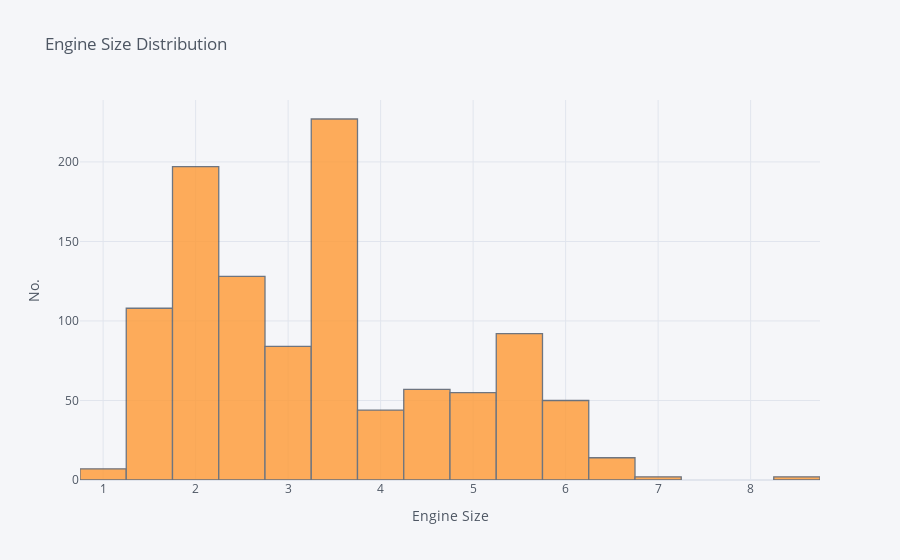

Notebook cell for this chart:
### Markdown cell above
# Data Visualization

### Code cell
co2_df['ENGINESIZE'].iplot(kind='hist',yTitle= 'No.', xTitle='Engine Size' ,title='Engine Size Distribution', bins=20)

### Figure 1 — Plotly figure (JSON) as saved in the notebook; plotly's stock layout.template omitted (floating-point values rounded to 4 significant figures; data arrays with more than 128 entries replaced by an {"elided": "..."} marker saying what was removed)
{"data": [{"histfunc": "count", "histnorm": "", "marker": {"color": "rgba(255, 153, 51, 1.0)", "line": {"color": "#4D5663", "width": 1.3}}, "name": "ENGINESIZE", "nbinsx": 20, "opacity": 0.8, "orientation": "v", "type": "histogram", "x": {"elided": "1067 float values"}}], "layout": {"barmode": "overlay", "legend": {"bgcolor": "#F5F6F9", "font": {"color": "#4D5663"}}, "paper_bgcolor": "#F5F6F9", "plot_bgcolor": "#F5F6F9", "title": {"font": {"color": "#4D5663"}, "text": "Engine Size Distribution"}, "xaxis": {"gridcolor": "#E1E5ED", "showgrid": true, "tickfont": {"color": "#4D5663"}, "title": {"font": {"color": "#4D5663"}, "text": "Engine Size"}, "zerolinecolor": "#E1E5ED"}, "yaxis": {"gridcolor": "#E1E5ED", "showgrid": true, "tickfont": {"color": "#4D5663"}, "title": {"font": {"color": "#4D5663"}, "text": "No."}, "zerolinecolor": "#E1E5ED"}}}
